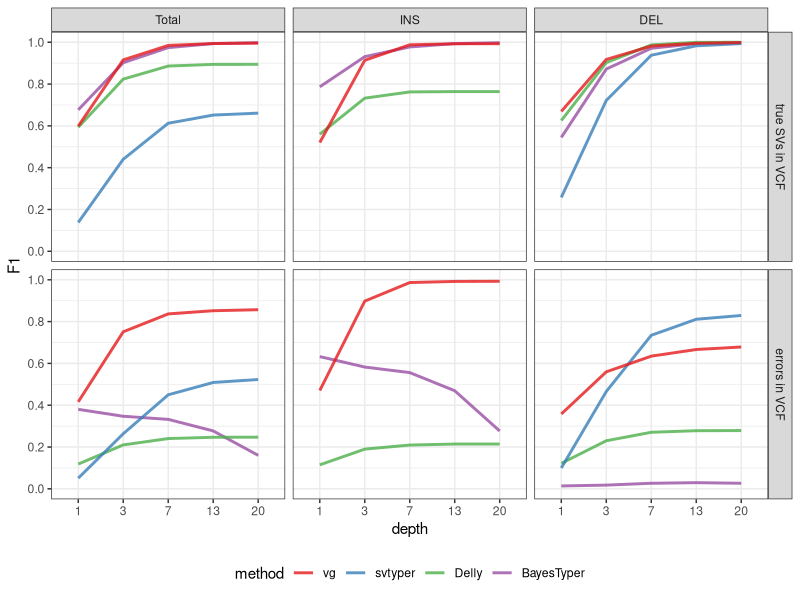
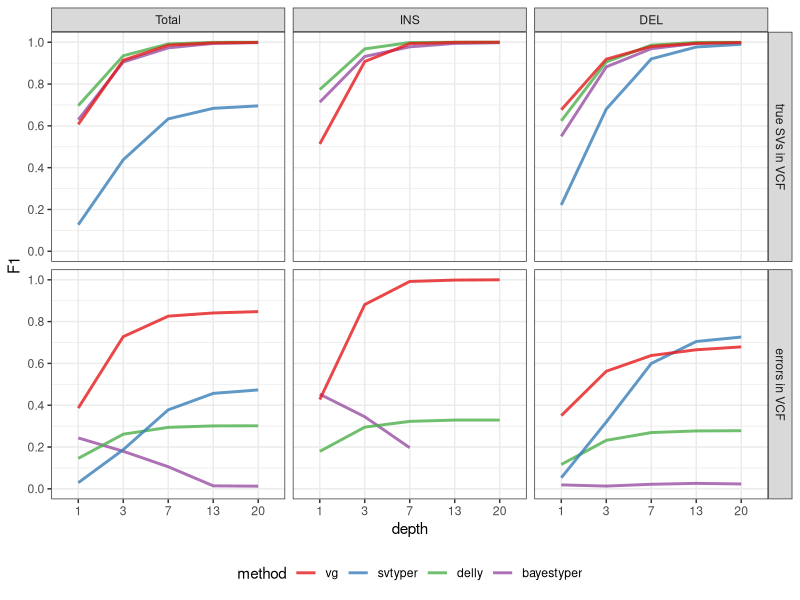

These figures' R source, in order:
library(ggplot2)
library(dplyr)
library(magrittr)

eval.pr = read.table('simerror-prcurve.tsv', as.is=TRUE, header=TRUE)

methods = c('toilvg', 'svtyper', 'delly', 'bayestyper')
eval.pr$method = factor(eval.pr$method, levels=methods, labels=c('vg', 'svtyper', 'Delly', 'BayesTyper'))

## Merge results across the three samples picking the qual threshold with best F1
## Not very elegant but otherwise I have make sure the same qual thresholds are used
eval.pr = eval.pr %>% group_by(method, graph, depth, type, sample) %>%
  arrange(desc(F1)) %>% do(head(., 1)) %>%
  group_by(method, graph, depth, type) %>%
  select(-sample, -qual) %>% summarize_all(sum)
eval.pr$precision = eval.pr$TP.baseline / (eval.pr$TP.baseline + eval.pr$FP)
eval.pr$recall = eval.pr$TP.baseline / (eval.pr$TP.baseline + eval.pr$FN)
eval.pr$F1 = 2 * eval.pr$precision * eval.pr$recall / (eval.pr$precision + eval.pr$recall)

## Pick quality threshold with maximum F1 for each experiment
eval.df = eval.pr %>% group_by(method, graph, depth, type) %>%
  arrange(desc(F1)) %>% do(head(.,1))

eval.df$type = factor(eval.df$type, levels=c('Total', 'INS', 'DEL'))
eval.df$method = factor(eval.df$method)
dp.lvls = paste(rep(unique(eval.df$depth), each=nlevels(eval.df$method)),
                levels(eval.df$method))
eval.df$dp = factor(paste(eval.df$depth, eval.df$method), levels=dp.lvls)

svg('simerror.svg', 8, 4)

eval.df %>% ungroup %>%
  mutate(graph=ifelse(graph=='truth', 'true SVs in VCF', 'errors in VCF'),
         graph=factor(graph, levels=c('true SVs in VCF', 'errors in VCF'))) %>% 
  ggplot(aes(x=factor(depth), y=F1, colour=method)) +
  geom_line(aes(group=paste(method)), size=1, alpha=.8) +
  facet_grid(graph~type, scales='free') + theme_bw() +
  xlab('depth') + theme(legend.position='bottom') + 
  scale_y_continuous(breaks=seq(0,1,.2), limits=0:1) +
  scale_colour_brewer(palette='Set1')

## ggplot(eval.df, aes(x=factor(depth), y=F1, colour=method, shape=graph)) +
##   geom_point(aes(group=method), position=position_dodge(.5)) +
##   geom_line(aes(group=dp), position=position_dodge(.5)) +
##   scale_shape_manual(name='error in the input VCF', values=4:5, labels=c('yes', 'no')) +
##   facet_grid(.~type, scales='free') + theme_bw() +
##   xlab('depth') + theme(legend.position='bottom') + 
##   scale_y_continuous(breaks=seq(0,1,.2), limits=0:1) +
##   scale_colour_brewer(palette='Set1')

## ggplot(eval.df, aes(x=factor(depth), y=F1, colour=method)) +
##   geom_line(aes(group=paste(method, graph), linetype=graph), size=2, alpha=.8) +
##   facet_grid(.~type, scales='free') + theme_bw() +
##   xlab('depth') + theme(legend.position='bottom') +
##   scale_linetype_manual(values=c(3,1), name='error in the input VCF', labels=c('yes', 'no')) + 
##   scale_y_continuous(breaks=seq(0,1,.2), limits=0:1) +
##   scale_colour_brewer(palette='Set1')

dev.off()

## Precision recall curve for 3x
## eval.pr %>% filter(depth==1, graph=='truth') %>% arrange(qual) %>% 
##   ggplot(aes(x=recall, y=precision, color=method)) +
##   geom_path() +
##   geom_point() +
##   facet_grid(type~method) +
##   theme_bw()


## Small SVs (<200bp)
eval.pr = read.table('simerror-max200bp-prcurve.tsv', as.is=TRUE, header=TRUE)
methods = c('toilvg', 'svtyper', 'delly', 'bayestyper')
eval.pr$method = factor(eval.pr$method, levels=methods, labels=c('vg', 'svtyper', 'delly', 'bayestyper'))

## Merge results across the three samples picking the qual threshold with best F1
## Not very elegant but otherwise I have make sure the same qual thresholds are used
eval.pr = eval.pr %>% group_by(method, graph, depth, type, sample) %>%
  arrange(desc(F1)) %>% do(head(., 1)) %>%
  group_by(method, graph, depth, type) %>%
  select(-sample, -qual) %>% summarize_all(sum)
eval.pr$precision = eval.pr$TP.baseline / (eval.pr$TP.baseline + eval.pr$FP)
eval.pr$recall = eval.pr$TP.baseline / (eval.pr$TP.baseline + eval.pr$FN)
eval.pr$F1 = 2 * eval.pr$precision * eval.pr$recall / (eval.pr$precision + eval.pr$recall)

## Pick quality threshold with maximum F1 for each experiment
eval.df = eval.pr %>% group_by(method, graph, depth, type) %>%
  arrange(desc(F1)) %>% do(head(.,1))

eval.df$type = factor(eval.df$type, levels=c('Total', 'INS', 'DEL'))
eval.df$method = factor(eval.df$method)
dp.lvls = paste(rep(unique(eval.df$depth), each=nlevels(eval.df$method)),
                levels(eval.df$method))
eval.df$dp = factor(paste(eval.df$depth, eval.df$method), levels=dp.lvls)

svg('simerror-max200bp.svg', 8, 4)

eval.df %>% ungroup %>%
  mutate(graph=ifelse(graph=='truth', 'true SVs in VCF', 'errors in VCF'),
         graph=factor(graph, levels=c('true SVs in VCF', 'errors in VCF'))) %>% 
  ggplot(aes(x=factor(depth), y=F1, colour=method)) +
  geom_line(aes(group=paste(method)), size=1, alpha=.8) +
  facet_grid(graph~type, scales='free') + theme_bw() +
  xlab('depth') + theme(legend.position='bottom') + 
  scale_y_continuous(breaks=seq(0,1,.2), limits=0:1) +
  scale_colour_brewer(palette='Set1')

dev.off()
